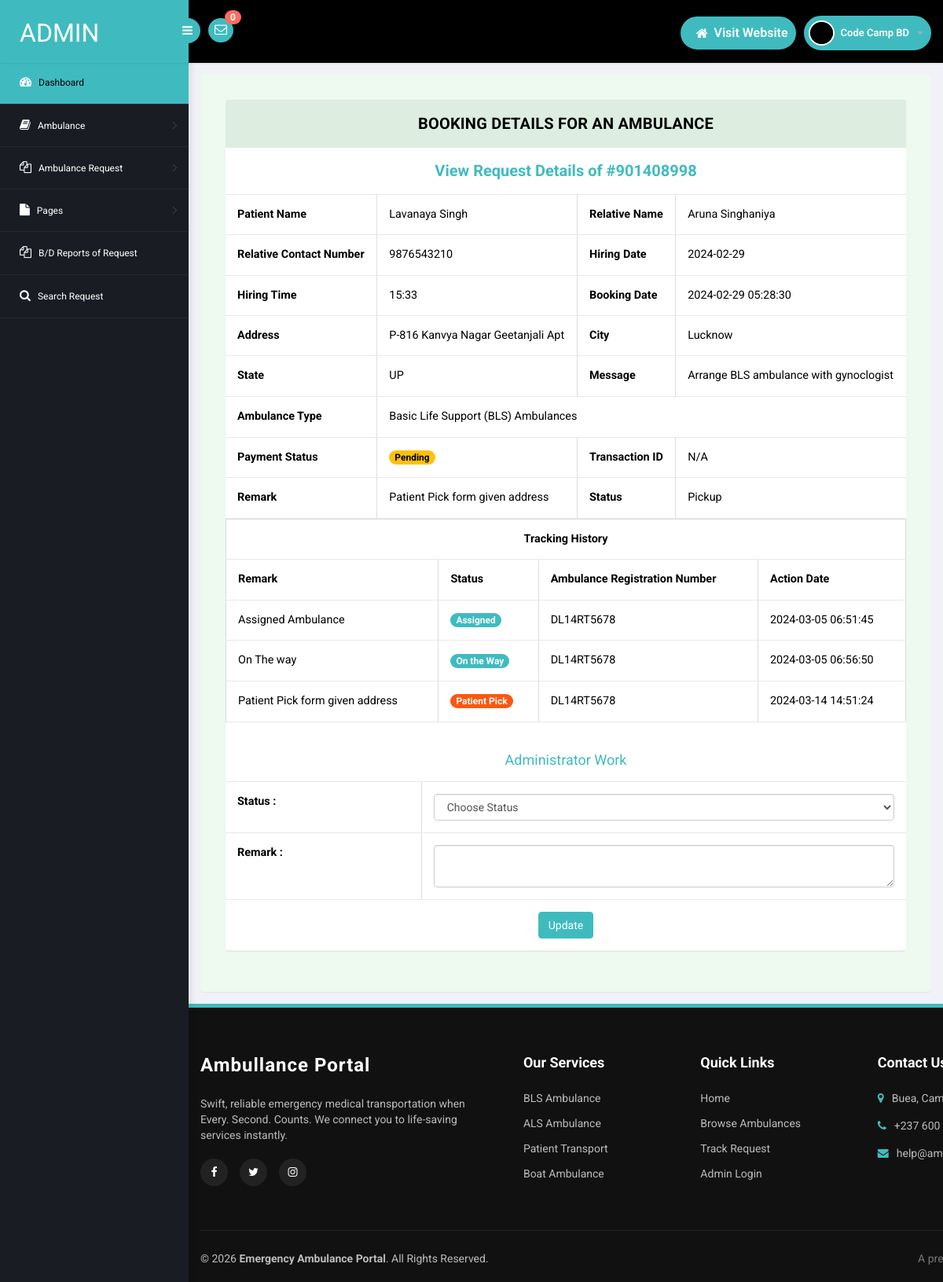
Page /admin/booking-details.php?id=3&&bookingnum=901408998 (signed in) on the committed database.
### tables this page shows
CREATE TABLE `tblambulancehiring` (
  `ID` int(11) NOT NULL,
  `BookingNumber` int(10) DEFAULT NULL,
  `PatientName` varchar(250) DEFAULT NULL,
  `RelativeName` varchar(250) DEFAULT NULL,
  `RelativeConNum` bigint(11) DEFAULT NULL,
  `HiringDate` varchar(250) DEFAULT NULL,
  `HiringTime` varchar(250) DEFAULT NULL,
  `AmbulanceType` int(5) DEFAULT NULL,
  `Address` mediumtext DEFAULT NULL,
  `City` mediumtext DEFAULT NULL,
  `State` mediumtext DEFAULT NULL,
  `Message` longtext DEFAULT NULL,
  `BookingDate` timestamp NULL DEFAULT current_timestamp(),
  `Remark` varchar(250) DEFAULT NULL,
  `Status` varchar(250) DEFAULT NULL,
  `AmbulanceRegNo` varchar(250) DEFAULT NULL,
  `PaymentStatus` varchar(100) DEFAULT NULL,
  `TransactionID` varchar(200) DEFAULT NULL,
  `UpdationDate` timestamp NULL DEFAULT NULL ON UPDATE current_timestamp()
);

CREATE TABLE `tbltrackinghistory` (
  `ID` int(10) NOT NULL,
  `BookingNumber` int(10) DEFAULT NULL,
  `AmbulanceRegNum` varchar(250) DEFAULT NULL,
  `Remark` varchar(250) DEFAULT NULL,
  `Status` varchar(250) DEFAULT NULL,
  `UpdationDate` timestamp NULL DEFAULT current_timestamp()
);

### admin/booking-details.php (the view, shortened to what this page needs)
<?php
include('includes/dbconnection.php');
if (strlen($_SESSION['eahpaid']==0)) {
  header('location:logout.php');
  } else{
?>
<!DOCTYPE html>
<head>
<link rel="stylesheet" href="css/bootstrap.min.css" >
<link href="css/style.css?v=<?=time()?>" rel='stylesheet' type='text/css' />
<link href="css/style-responsive.css?v=<?=time()?>" rel="stylesheet"/>
<link rel="stylesheet" href="css/font.css" type="text/css"/>
<link href="css/font-awesome.css" rel="stylesheet">
</head>
<body>
<section id="container">
<?php include_once('includes/header.php');?>
<?php include_once('includes/sidebar.php');?>
<section id="main-content">
  <section class="wrapper">
    <div class="table-agile-info">
 <div class="panel panel-default">
    <div class="panel-heading">
 Booking Details for an Ambulance
    </div>
    <div class="table-responsive">
<?php
$id = $_GET['id'];
$ret = mysqli_query($con, "SELECT * FROM tblambulancehiring WHERE ID = '$id'");
while ($row = mysqli_fetch_array($ret)) {
?>
<table border="1" class="table table-bordered mg-b-0">
    <tr align="center">
        <th colspan="6" style="font-size:20px;color:#3fbbc0;text-align: center;">
            View Request Details of #<?php echo $row['BookingNumber']; ?></th>
    </tr>
    <tr>
        <th>Patient Name</th>
        <td><?php echo $row['PatientName']; ?></td>
        <th>Relative Name</th>
        <td><?php echo $row['RelativeName']; ?></td>
    </tr>
    <tr>
    <th>Relative Contact Number</th>
    <td><?php  echo $row['RelativeConNum'];?></td>
    <th>Hiring Date</th>
    <td><?php  echo $row['HiringDate'];?></td>
  </tr>
  <tr>
    <th>Hiring Time</th>
    <td><?php  echo $row['HiringTime'];?></td>
     <th>Booking Date</th>
     <td><?php  echo $row['BookingDate'];?></td>
     <tr>
        <tr>
    <th>Address</th>
    <td><?php  echo $row['Address'];?></td>
    <th>City</th>
    <td><?php  echo $row['City'];?></td>
  </tr>
   <tr>
    <th>State</th>
    <td><?php  echo $row['State'];?></td>
    <th>Message</th>
    <td><?php  echo $row['Message'];?></td>
  </tr>
    <?php
    $atype = $row['AmbulanceType'];
    $ambulanceTypeText = "";
    switch ($atype) {
        case "1":
            $ambulanceTypeText = "Basic Life Support (BLS) Ambulances";
            break;
    }
    ?>
    <tr>
        <th>Ambulance Type</th>
        <td colspan="3"><?php echo $ambulanceTypeText; ?></td>
    </tr>
    <tr>
        <th>Payment Status</th>
        <td>
            <?php
            $payStatus = $row['PaymentStatus'];
            if ($payStatus == 'Paid') {
                echo '<span class="badge badge-success" style="background-color: #28a745; color: #fff;">Paid</span>';
            } else {
                echo '<span class="badge badge-warning" style="background-color: #ffc107; color: #000;">Pending</span>';
            }
            ?>
        </td>
        <th>Transaction ID</th>
        <td><?php echo !empty($row['TransactionID']) ? htmlentities($row['TransactionID']) : 'N/A'; ?></td>
    </tr>
    <?php if ($row['Remark'] != ''): ?>
    <tr>
        <th>Remark</th>
        <td><?php echo $row['Remark']; ?></td>
        <?php if ($row['Status'] != ''): ?>
        <th>Status</th>
        <td><?php echo $row['Status']; ?></td>
        <?php endif; ?>
    </tr>
    <?php endif; ?>
</table>
<?php
}
?>
<?php
  $bookingnum=$_GET['bookingnum'];
$query1=mysqli_query($con,"SELECT Remark,Status,UpdationDate,BookingNumber,AmbulanceRegNum FROM tbltrackinghistory
    where BookingNumber='$bookingnum'");
$count=mysqli_num_rows($query1);
if($count>0){
     ?>
 <div class="col-12">
        <table class="table table-bordered" border="1" width="100%">
                                        <tr>
                                            <th colspan="6" style="text-align:center;">Tracking History</th>
                                        </tr>
                                        <tr>
                                            <th>Remark</th>
                                            <th>Status</th>
                                            <th>Ambulance Registration Number </th>
                                            <th>Action Date</th>
                                        </tr>
<?php
while($row1=mysqli_fetch_array($query1))
{
?>
<tr>
<td><?php echo htmlentities($row1['Remark']);?></td>
                 <td> <?php   $pstatus=$row1['Status'];
                 if($pstatus==""){ ?>
<span class="badge badge-info">New</span>
 <?php } elseif($pstatus=="Assigned"){ ?>
<span  class="badge badge-primary">Assigned</span>
 <?php } elseif($pstatus=="On the way"){ ?>
<span class="badge badge-primary">On the Way</span>
 <?php } elseif($pstatus=="Pickup"){ ?>
<span class="badge badge-success">Patient Pick</span>
 <?php } elseif($pstatus=="Reached"){ ?>
<span class="badge badge-success">Patient Reached Hospital</span>
 <?php } elseif($pstatus=="Rejected"){ ?>
<span class="badge badge-success">Rejected</span>
<?php } ?>
</td>
<td><?php echo htmlentities($row1['AmbulanceRegNum']);?></td>
<td><?php echo htmlentities($row1['UpdationDate']);?></td>
</tr>
<?php } ?>
</table></div>
<?php } ?>
 <?php if($pstatus=="" || $pstatus=="Assigned" || $pstatus=="On the way" || $pstatus=="Pickup"){ ?>
<table border="1" class="table table-bordered mg-b-0">
    <tr><td colspan="6" style="font-size:18px;text-align: center;color: #3fbbc0;">Administrator Work</td></tr>
<form method="post" name="submit">
  <tr>
    <th>Status :</th>
    <td> <select class=" form-control" id="status" name="status" type="text" required="true" value="">
      <option value=""> Choose Status</option>
</select>
    </td>
  </tr>
  <tr>
    <th>Remark :</th>
    <td><textarea class="form-control" required name="remark"></textarea></td>
  </tr>
  <tr align="center">
    <td colspan="2"><button type="submit" name="submit" class="btn btn-primary">Update</button></td>
  </tr>
  </form>
<?php }  ?>
</table>
    </div>
  </div>
</div>
</section>
     <?php include_once('includes/footer.php');?>
</section>
</section>
</body>
</html>
<?php }  ?>

### admin/includes/header.php (shortened to what this page needs)
<?php
include('includes/dbconnection.php');
?>
<header class="header fixed-top clearfix">
<div class="brand">
    <a href="dashboard.php" class="logo">
        Admin
    </a>
    <div class="sidebar-toggle-box">
        <div class="fa fa-bars"></div>
    </div>
</div>
<div class="nav notify-row" id="top_menu">
    <ul class="nav top-menu">
<?php
$ret1=mysqli_query($con,"select * from tblambulancehiring
 where (tblambulancehiring.Status is null || tblambulancehiring.Status='')");
$num=mysqli_num_rows($ret1);
?>
        <li id="header_inbox_bar" class="dropdown">
            <a data-toggle="dropdown" class="dropdown-toggle" href="#">
                <i class="fa fa-envelope-o"></i>
                <span class="badge bg-important"><?php echo $num;?></span>
            </a>
        </li>
    </ul>
</div>
<div class="top-nav clearfix">
    <ul class="nav pull-right top-menu d-flex align-items-center">
        <li class="pill-nav-item">
            <a href="../index.php" class="pill-btn">
                <i class="fa fa-home"></i> <span>Visit Website</span>
            </a>
        </li>
        <li class="dropdown pill-nav-item">
            <a data-toggle="dropdown" class="dropdown-toggle pill-btn profile-btn" href="#">
                <?php
$adid=$_SESSION['eahpaid'];
$ret=mysqli_query($con,"select AdminName from tbladmin where ID='$adid'");
$row=mysqli_fetch_array($ret);
$name=$row['AdminName'];
?>
                <img alt="" src="images/2.png" class="profile-img">
                <span class="username"><?php echo $name; ?></span>
                <b class="caret"></b>
            </a>
        </li>
    </ul>
</div>
</header>

### admin/css/style.css (style rules this page uses)
ul, ol { margin: 0; }
html, body { font-family: 'Roboto', sans-serif; font-size: 100%; overflow-x: hidden; background: #f1f2f7; background-size:cover; }
body a { transition: 0.5s all ease; -webkit-transition: 0.5s all ease; -moz-transition: 0.5s all ease; -o-transition: 0.5s all ease; -ms-transition: 0.5s all ease; text-decoration:none; color: #3fbbc0; }
ul,label { margin:0; padding:0; }
#main-content { margin-left:240px; -webkit-transition:all .3s ease-in-out; -moz-transition:all .3s ease-in-out; -o-transition:all .3s ease-in-out; transition:all .3s ease-in-out; }
.header { left:0; right:0; z-index:1002; background:#000; -webkit-transition:all .3s ease-in-out; -moz-transition:all .3s ease-in-out; -o-transition:all .3s ease-in-out; transition:all .3s ease-in-out; }
.fixed-top { position:fixed; box-shadow:1px 0 3px rgba(0,0,0,.15); }
.wrapper { display:inline-block; margin-top:80px; padding:15px; width:100%; }
.brand { background:#3fbbc0; float:left; width:240px; height:80px; position:relative; }
a.logo { font-size:32px; color:#fff; float:left; margin:20px 0 0 25px; text-transform:uppercase; }
#top_menu .nav>li,ul.top-menu>li { float:left; }
.notify-row { float:left; margin-top:23px; margin-left:25px; }
ul.top-menu { margin-right:15px; margin-top: 0; }
ul.top-menu > li > a { color: #fff; font-size: 16px; background: #3fbbc0; padding: 4px 8px; margin-right: 15px; border-radius: 50%; -webkit-border-radius: 50%; padding-right: 8px !important; }
.notify-row .badge { position:absolute; right:-10px; top:-10px; z-index:100; }
.top-nav { margin-top:20px; }
.top-nav img { border-radius:50%; -webkit-border-radius:50%; width:33px; }
.top-nav .username { font-size:13px; color:#fff; }
.top-nav ul.top-menu>li>a { border-radius: 100px; -webkit-border-radius: 100px; padding: 0px; background: none; margin-right: 0; border: 1px solid #3fbbc0; background: #3fbbc0; }
.top-nav ul.top-menu>li { margin-left:10px; }
.top-nav .nav .caret { border-bottom-color:#A4AABA; border-top-color:#A4AABA; }
.sidebar-toggle-box { float:left; margin-top:23px; margin-left:-15px; background:#3fbbc0; border-radius:50%; -webkit-border-radius:50%; width:32px; height:32px; position:absolute; right:-15px; }
.sidebar-toggle-box .fa-bars { cursor:pointer; display:inline-block; font-size:15px; padding:8px 8px 8px 9px; color:#fff; }
.panel-heading { position: relative; min-height: 57px; line-height: 1.5; letter-spacing: 0.2px; color: #000; font-size: 18px; font-weight: 400; padding: 15px 16px; background:#ddede0; border-top-right-radius: 2px; border-top-left-radius: 2px; text-transform: uppercase; text-align: center; display: flex; align-items: center; justify-content: center; }
.panel { border: none ! important; }
.table>tbody>tr>td, .table>tbody>tr>th, .table>tfoot>tr>td, .table>tfoot>tr>th, .table>thead>tr>td, .table>thead>tr>th { border-bottom: 1px solid #e9e9e9 ! important; }
.table > thead > tr > th, .table > tbody > tr > th, .table > tfoot > tr > th, .table > thead > tr > td, .table > tbody > tr > td, .table > tfoot > tr > td { border-top: none !important; }
.badge-primary { background-color: #3fbbc0; }
.badge-success { background-color: #fb5710; }
.badge-warning { background-color: #ffc107; }
.table td, .table>tbody>tr>td, .table>tbody>tr>th, .table>tfoot>tr>td, .table>tfoot>tr>th, .table>thead>tr>td, .table>thead>tr>th { padding: 15px!important; }
.table > thead > tr > th, .table > tbody > tr > th, .table > tfoot > tr > th, .table > thead > tr > td, .table > tbody > tr > td, .table > tfoot > tr > td { font-size: 0.9em; color: #000; border-top: none !important; }
.table-agile-info { background: #eef9f0; padding: 2em; border-radius: 4px; -webkit-box-shadow: 0 1px 1px rgba(0,0,0,.05); box-shadow: 0 1px 1px rgba(0,0,0,.05); }
.panel-default>.panel-heading { color: #000000 ! important; background-color: #ddede0 ! important; border-color: #ddede0 ! important; font-size: 20px; }
.badge.bg-important { background: #ff6c60; }
.sidebar-toggle-box .fa-bars { cursor: pointer !important; }

### admin/booking-details.php (style rules this page uses)
.btn-primary, .btn-primary:hover, .btn-primary:focus, .btn-primary:active { background-color: var(--primary-teal) !important; border-color: var(--primary-teal) !important; color: #fff !important; }
.badge-primary { background-color: var(--primary-teal) !important; }
a { color: var(--primary-teal); }
.panel-heading { background: #000 !important; color: var(--primary-teal) !important; font-weight: bold !important; }

### rows in the picture
tblambulancehiring: BookingNumber "901408998", PatientName "Lavanaya Singh", RelativeName "Aruna Singhaniya", RelativeConNum "9876543210", HiringDate "2024-02-29", HiringTime "15:33", BookingDate "2024-02-29 05:28:30", Address "P-816 Kanvya Nagar Geetanjali Apt", City "Lucknow", State "UP", Message "Arrange BLS ambulance with gynoclogist", AmbulanceType "Basic Life Support (BLS) Ambulances", shows "N/A", Remark "Patient Pick form given address", Status "Pickup"
tbltrackinghistory: Remark "Assigned Ambulance", Status "Assigned", AmbulanceRegNum "DL14RT5678", UpdationDate "2024-03-05 06:51:45"
tbltrackinghistory: Remark "On The way", Status "On the Way", AmbulanceRegNum "DL14RT5678", UpdationDate "2024-03-05 06:56:50"
tbltrackinghistory: Remark "Patient Pick form given address", Status "Patient Pick", AmbulanceRegNum "DL14RT5678", UpdationDate "2024-03-14 14:51:24"

### other values in the picture
$num "0"
$name "Code Camp BD"
